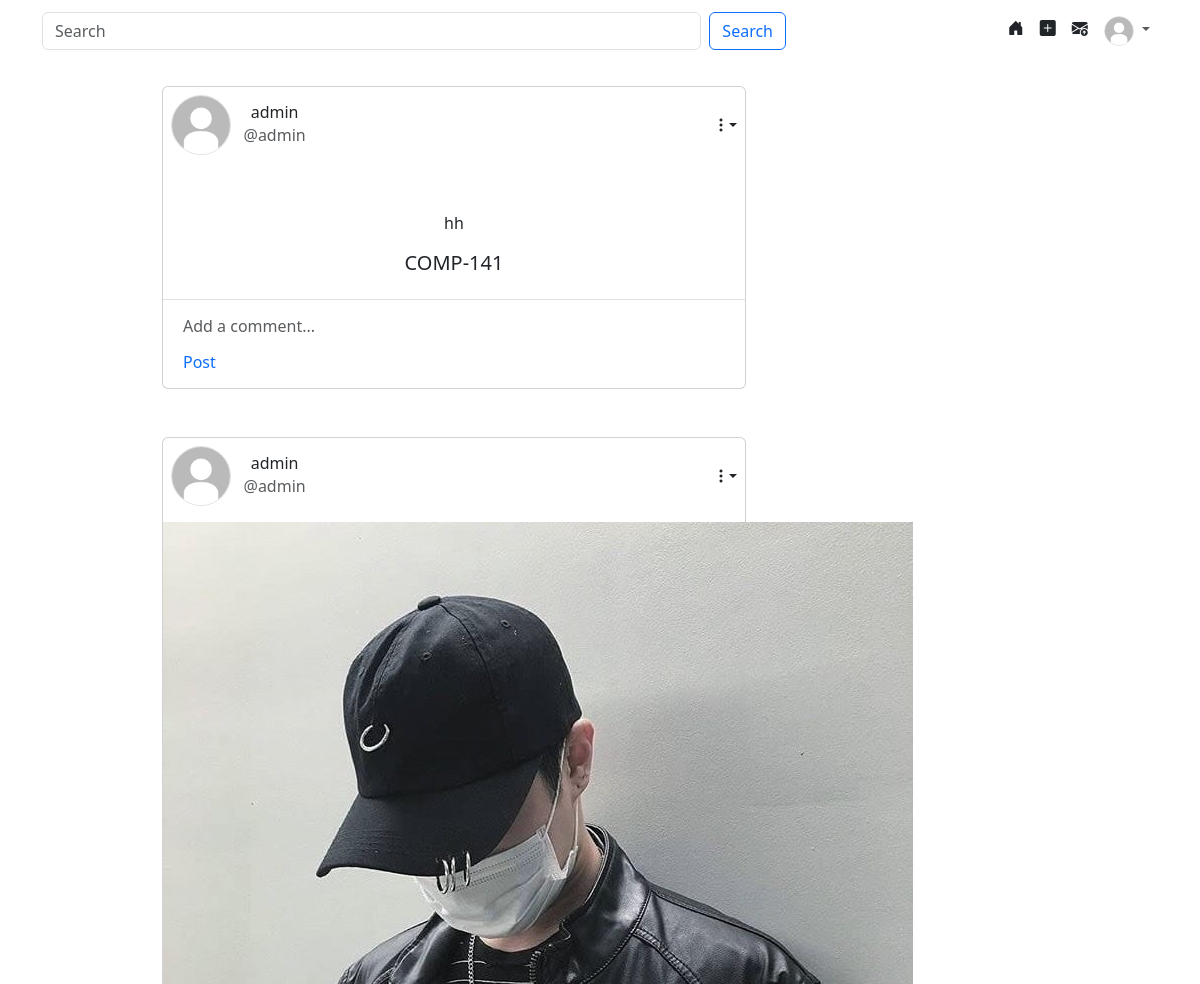
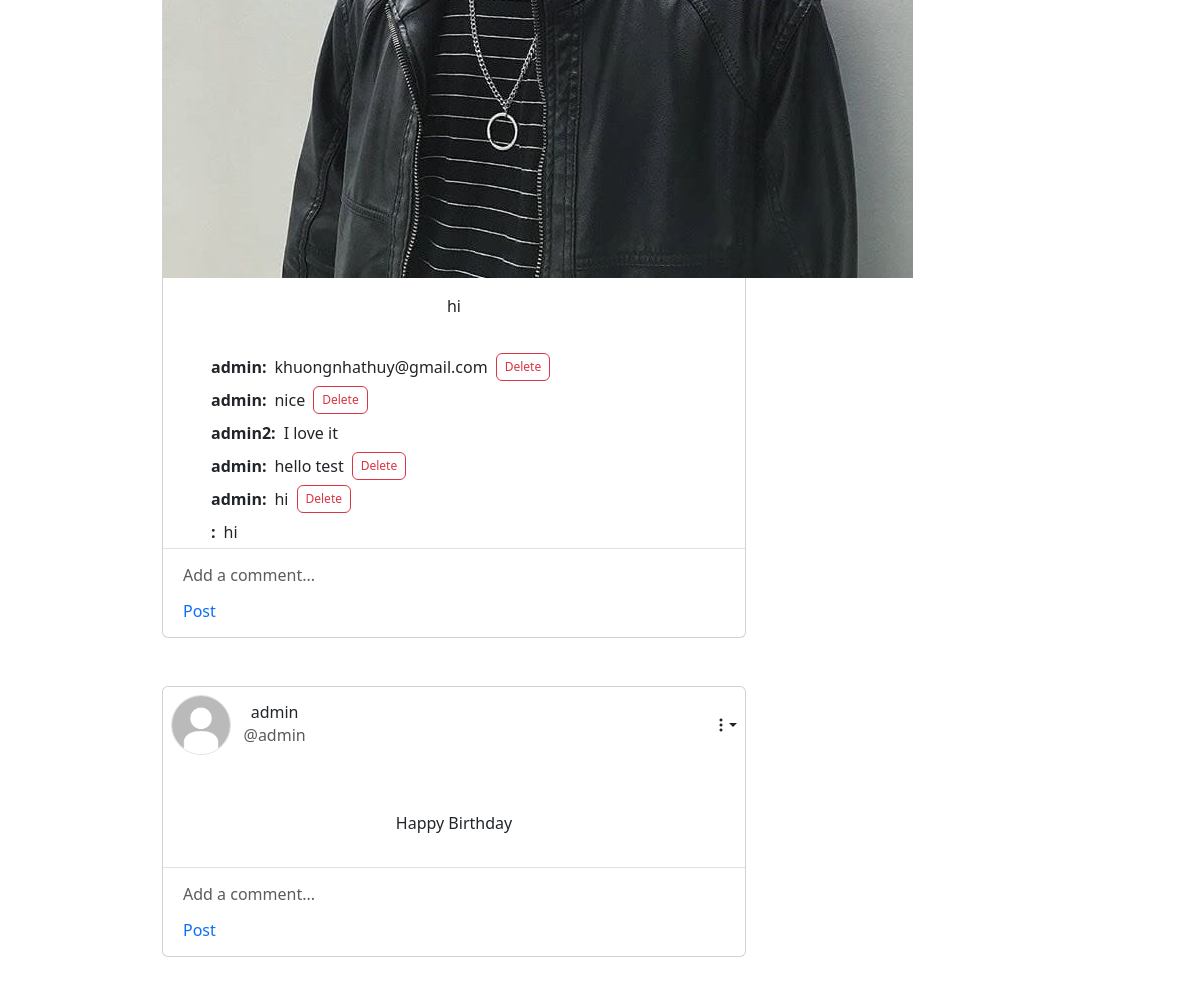
The page /?posts (signed in) on the database its author committed (2 pictures, top to bottom).
### tables this page shows
CREATE TABLE `posts` (
  `post_id` int(11) NOT NULL,
  `user_id` int(11) NOT NULL,
  `post_text` text NOT NULL,
  `post_img` varchar(255) DEFAULT NULL,
  `module_id` int(11) NOT NULL,
  `created_at` timestamp NOT NULL DEFAULT current_timestamp()
);

CREATE TABLE `users` (
  `user_id` int(11) NOT NULL,
  `username` varchar(255) NOT NULL,
  `email` varchar(255) NOT NULL,
  `password` text NOT NULL,
  `profile_pic` text NOT NULL DEFAULT '\\\'default_profile.jpg\\\''
);

CREATE TABLE `modules` (
  `module_id` int(11) NOT NULL,
  `module_name` varchar(255) NOT NULL,
  `user_id` int(11) DEFAULT NULL
);

CREATE TABLE `comments` (
  `comment_id` int(11) NOT NULL,
  `user_id` int(11) DEFAULT NULL,
  `post_id` int(11) DEFAULT NULL,
  `comment_text` text NOT NULL,
  `created_at` timestamp NOT NULL DEFAULT current_timestamp()
);

### assets/php/function.php (called while the page is built, shortened)
<?php
function showPage($page, $data=""){
    include("assets/pages/$page.html.php");
}

### assets/pages/posts.html.php (the view, shortened to what this page needs)
<?php
include 'assets/php/DatabaseConnection.php';
if (isset($_SESSION['user'])) {
    $stmt = $pdo->prepare("SELECT p.*, m.module_name, u.username, u.profile_pic FROM posts p
    LEFT JOIN modules m ON p.module_id = m.module_id
    LEFT JOIN users u ON p.user_id = u.user_id
    ORDER BY p.created_at DESC");
    $stmt->execute();
    $posts = $stmt->fetchAll(PDO::FETCH_ASSOC);
    foreach ($posts as $post) {
        echo '<div class="container col-9 rounded-0 mb-5">
                <div class="col-8">
                    <div class="card mt-4">
                        <div class="card-title d-flex justify-content-between  align-items-center">
                            <div class="d-flex align-items-center p-2">
                                <img src="assets/php/uploads/' . $post['profile_pic'] . '" alt="" height="60" class="rounded-circle border">
                                <div>&nbsp;&nbsp;&nbsp;</div>
                                <div class="d-flex flex-column justify-content-center align-items-center">
                                    <h6 style="margin: 0px;">' . $post['username'] . '</h6>
                                    <p style="margin:0px;" class="text-muted">@' . $post['username'] . '</p>
                                </div>
                            </div>
                            <div class="p-2">
                                <i class="bi bi-three-dots-vertical dropdown-toggle" data-bs-toggle="dropdown" aria-expanded="false"></i>
                                        <button class="dropdown-item" data-bs-toggle="modal" data-bs-target="#editPostModal'.$post['post_id'].'">Edit</button>
                                            <input type="hidden" name="post_id" value="'.$post['post_id'].'">
                            </div>
                            <div class="modal fade" id="editPostModal'.$post['post_id'].'" tabindex="-1" aria-labelledby="exampleModalLabel" aria-hidden="true">
                                                <input type="hidden" name="post_id" value="'.$post['post_id'].'">
                                                    <input type="text" class="form-control" id="new_post_title" name="new_post_title" value="'.$post['post_text'].'">
                            </div>
                        </div>
                        <div class="text-center">
                            <img src="assets/php/uploads/'.$post['post_img'].'"  alt="'.$post['post_img'].'">
                            <div class="card-body">
                                <p>' . $post['post_text'] . '</p>
                                <h5>' . $post['module_name'] . '</h5>
                            </div>
                        </div>
                        ';
        include 'assets/pages/comments.html.php';
        echo '</div>
            </div>
        </div>';
    }
} else {
    header("Location: ../../?login");
    exit();
}
?>

### index.php
<?php
require_once 'assets/php/function.php';
$pagecount = count($_GET);
if (!$pagecount) {
    showPage('homepage');
} elseif (isset($_GET['posts'])) {
    showPage('header', ['page_title' => 'Home']);
    showPage('navbar');
    showPage('posts');
} elseif (isset($_GET['addpost'])) {
    showPage('header', ['page_title' => 'Add Post']);
    showPage('navbar');
    showPage('addpost');
} elseif (isset($_GET['editProfile'])) {
    showPage('header', ['page_title' => 'Edit Profile']);
    showPage('navbar');
    showPage('editProfile');
} elseif (isset($_GET['editmodule'])) {
    showPage('header', ['page_title' => 'Edit Module']);
    showPage('navbar');
    showPage('editmodule');
} elseif (isset($_GET['sendmail'])) {
    showPage('header', ['page_title' => 'Contact Admin']);
    showPage('navbar');
    showPage('sendmail');
} elseif (isset($_GET['login'])) {
    showPage('header', ['page_title' => 'Login']);
    showPage('login');
} elseif (isset($_GET['signup'])) {
    showPage('header', ['page_title' => 'Sign Up']);
    showPage('signup');
}

### assets/pages/header.html.php (shortened to what this page needs)
<!DOCTYPE html>
<html lang="en">
<head>
    <link href="https://cdn.jsdelivr.net/npm/bootstrap@5.3.2/dist/css/bootstrap.min.css" rel="stylesheet">
    <link rel="stylesheet" href="assets/css/index.css">
    <link rel="stylesheet" href="https://cdn.jsdelivr.net/npm/bootstrap-icons@1.11.1/font/bootstrap-icons.css">
</head>
</html>

### assets/pages/navbar.html.php (shortened to what this page needs)
<?php
if (isset($_SESSION['user'])) {
    $user = $_SESSION['user'];
} else {
    header("Location: ../../?login");
    exit();
}
?>
<nav class="navbar navbar-expand-lg">
    <div class="container d-flex justify-content-between">
        <div class="d-flex justify-content-between col-8">
            <form class="d-flex w-100" role="search">
                <input class="form-control me-2" type="search" placeholder="Search" aria-label="Search">
                <button class="btn btn-outline-primary" type="submit">Search</button>
            </form>
        </div>
        <ul class="navbar-nav mb-2 mb-lg-0">
            <li class="nav-item">
                <a class="nav-link text-dark" href="?"><i class="bi bi-house-door-fill"></i></a>
            </li>
            <li class="nav-item">
                <a class="nav-link text-dark" href="?addpost"><i class="bi bi-plus-square-fill"></i></a>
            </li>
            <li class="nav-item">
                <a class="nav-link text-dark" href="?sendmail"><i class="bi bi-envelope-arrow-up-fill"></i></a>
            </li>
            <li class="nav-item dropdown">
                <a class="nav-link dropdown-toggle" href="#" id="navbarDropdown" role="button"
                    data-bs-toggle="dropdown" aria-expanded="false">
                    <img src="assets/php/uploads/<?=$user['profile_pic']?>" alt="" height="30" class="rounded-circle border">
                </a>
            </li>
        </ul>
    </div>
</nav>

### assets/pages/comments.html.php (shortened to what this page needs)
<div class="comments-container">
    <?php
    $postId = $post['post_id'];
    $user = $_SESSION['user'];
    $commentStmt = $pdo->prepare("SELECT c.*, u.username
                                FROM comments c
                                LEFT JOIN users u ON c.user_id = u.user_id
                                WHERE c.post_id = ?
                                ORDER BY c.created_at DESC");
    $commentStmt->execute([$postId]);
    $comments = $commentStmt->fetchAll(PDO::FETCH_ASSOC);
    foreach ($comments as $comment) {
        $isCommentOwner = $comment['user_id'] == $user['user_id'];
        echo '<div class="comment ps-5 pe-5 d-flex align-items-center">
                <strong class="pe-2">' . $comment['username'] . ': </strong>
                <div>' . $comment['comment_text'] . '</div>';
        if ($isCommentOwner) {
            echo '<form class="ps-2" method="post" action="assets/php/deletecomments.php">
                    <input type="hidden" name="comment_id" value="' . $comment['comment_id'] . '">
                    <button class="btn-outline-danger btn" style="--bs-btn-padding-y: .25rem; --bs-btn-padding-x: .5rem; --bs-btn-font-size: .75rem;" type="submit" name="delete_comment">Delete</button>
                </form>';
        }
        echo '<hr></div>';
    }
    ?>
    <div class="input-group p-2 border-top">
        <form method="post" action="assets/php/addcomments.php">
            <input type="text" class="form-control rounded-0 border-0" name="comment_text" placeholder="Add a comment..." aria-label="Recipient's username" aria-describedby="button-addon2">
            <button class="btn btn-outline-primary rounded-0 border-0" type="submit" name="add_comment">Post</button>
        </form>
    </div>
</div>

### rows shown on the page
posts: user.profile_pic (placeholder picture), user.username "admin", post_text "hh", module.module_name "COMP-141"
posts: user.profile_pic (placeholder picture), user.username "admin", post_img (placeholder picture), post_text "hi"
comments: user.username "admin", comment_text "khuongnhathuy@gmail.com"
comments: user.username "admin", comment_text "nice"
comments: user.username "admin2", comment_text "I love it"
comments: user.username "admin", comment_text "hello test"
comments: user.username "admin", comment_text "hi"
comments: comment_text "hi"
posts: user.profile_pic (placeholder picture), user.username "admin", post_text "Happy Birthday"
